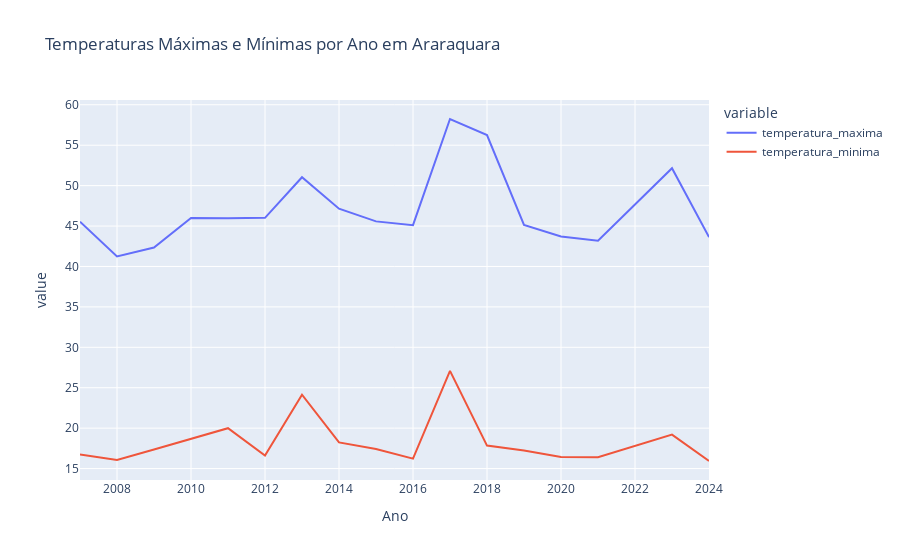

Notebook code for this chart:
### Markdown cell above
## Gráfico 01 Temperaturas Máximas e Mínimas por Ano em Araraquara

### Code cell
df_araraquara['data'] = pd.to_datetime(df_araraquara['data'])

df_araraquara['ano'] = df_araraquara['data'].dt.year

df_ano = df_araraquara.groupby('ano')[['temperatura_maxima', 'temperatura_minima']].mean().reset_index()

fig = px.line(df_ano, x='ano', y=['temperatura_maxima', 'temperatura_minima'],
              labels={'temperatura_maxima': 'Temperatura Máxima (°C)', 'temperatura_minima': 'Temperatura Mínima (°C)', 'ano': 'Ano'},
              title='Temperaturas Máximas e Mínimas por Ano em Araraquara')

fig.show()

### Figure 1 — Plotly figure (JSON) as saved in the notebook; plotly's stock layout.template omitted (floating-point values rounded to 4 significant figures)
{"data": [{"hovertemplate": "variable=temperatura_maxima<br>Ano=%{x}<br>value=%{y}<extra></extra>", "legendgroup": "temperatura_maxima", "line": {"color": "#636efa", "dash": "solid"}, "marker": {"symbol": "circle"}, "mode": "lines", "name": "temperatura_maxima", "orientation": "v", "showlegend": true, "type": "scatter", "x": [2007, 2008, 2009, 2010, 2011, 2012, 2013, 2014, 2015, 2016, 2017, 2018, 2019, 2020, 2021, 2023, 2024], "xaxis": "x", "y": [45.54, 41.25, 42.34, 45.98, 45.97, 46.02, 51.04, 47.14, 45.58, 45.11, 58.24, 56.26, 45.14, 43.71, 43.19, 52.15, 43.63], "yaxis": "y"}, {"hovertemplate": "variable=temperatura_minima<br>Ano=%{x}<br>value=%{y}<extra></extra>", "legendgroup": "temperatura_minima", "line": {"color": "#EF553B", "dash": "solid"}, "marker": {"symbol": "circle"}, "mode": "lines", "name": "temperatura_minima", "orientation": "v", "showlegend": true, "type": "scatter", "x": [2007, 2008, 2009, 2010, 2011, 2012, 2013, 2014, 2015, 2016, 2017, 2018, 2019, 2020, 2021, 2023, 2024], "xaxis": "x", "y": [16.76, 16.07, 17.36, 18.66, 20.0, 16.62, 24.13, 18.23, 17.43, 16.22, 27.09, 17.85, 17.24, 16.43, 16.41, 19.2, 15.94], "yaxis": "y"}], "layout": {"legend": {"title": {"text": "variable"}, "tracegroupgap": 0}, "title": {"text": "Temperaturas Máximas e Mínimas por Ano em Araraquara"}, "xaxis": {"anchor": "y", "domain": [0, 1], "title": {"text": "Ano"}}, "yaxis": {"anchor": "x", "domain": [0, 1], "title": {"text": "value"}}}}
